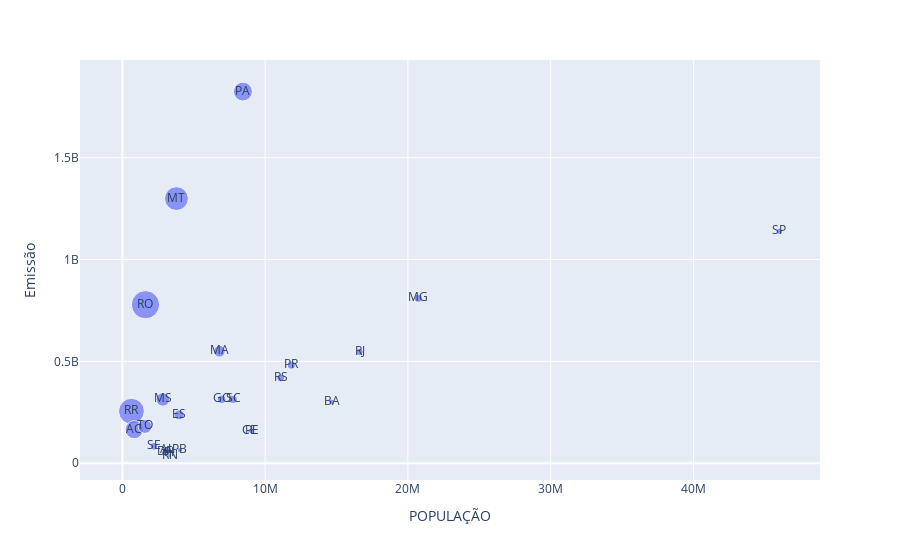

Here is the notebook cell this chart was saved with:
### Code cell
px.scatter(data_frame= dados_agrupados, x= 'POPULAÇÃO', y= 'Emissão', text = 'Estado', size = 'emissao_per_capita')

### Figure 1 — Plotly figure (JSON) as saved in the notebook; plotly's stock layout.template omitted (floating-point values rounded to 4 significant figures)
{"data": [{"hovertemplate": "POPULAÇÃO=%{x}<br>Emissão=%{y}<br>emissao_per_capita=%{marker.size}<br>Estado=%{text}<extra></extra>", "legendgroup": "", "marker": {"color": "#636efa", "size": [481.4, 402.3, 343.3, 216.1, 198.6, 113.8, 110.5, 80.76, 59.7, 45.15, 40.73, 40.36, 39.07, 37.75, 37.54, 32.87, 24.74, 20.5, 20.47, 18.14, 17.62, 17.26, 15.96, 14.75, 10.72], "sizemode": "area", "sizeref": 1.204, "symbol": "circle"}, "mode": "markers+text", "name": "", "orientation": "v", "showlegend": false, "text": ["RO", "RR", "MT", "PA", "AC", "TO", "MS", "MA", "ES", "GO", "PR", "SC", "MG", "RS", "SE", "RJ", "SP", "BA", "AL", "DF", "CE", "PE", "PB", "PI", "RN"], "type": "scatter", "x": [1616379, 634805, 3784239, 8442962, 829780, 1584306, 2833742, 6800605, 3975100, 6950976, 11835379, 7762154, 20732660, 11088065, 2211868, 16615526, 46024937, 14659023, 3125254, 2923369, 8936431, 9051113, 4030961, 3270174, 3303953], "xaxis": "x", "y": [778100000.0, 255400000.0, 1299000000.0, 1825000000.0, 164800000.0, 180300000.0, 313200000.0, 549200000.0, 237300000.0, 313800000.0, 482000000.0, 313300000.0, 810000000.0, 418500000.0, 83030000.0, 546200000.0, 1139000000.0, 300500000.0, 63970000.0, 53040000.0, 157500000.0, 156200000.0, 64350000.0, 48250000.0, 35430000.0], "yaxis": "y"}], "layout": {"legend": {"itemsizing": "constant", "tracegroupgap": 0}, "margin": {"t": 60}, "xaxis": {"anchor": "y", "domain": [0, 1], "title": {"text": "POPULAÇÃO"}}, "yaxis": {"anchor": "x", "domain": [0, 1], "title": {"text": "Emissão"}}}}
